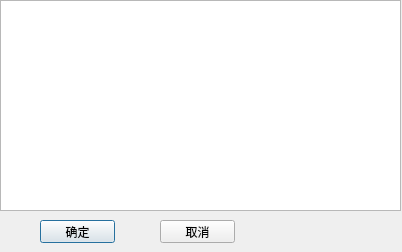
<?xml version="1.0" encoding="UTF-8"?>
<ui version="4.0">
 <class>Dialog</class>
 <widget class="QDialog" name="Dialog">
  <property name="geometry">
   <rect>
    <x>0</x>
    <y>0</y>
    <width>402</width>
    <height>252</height>
   </rect>
  </property>
  <property name="windowTitle">
   <string>Dialog</string>
  </property>
  <widget class="QPushButton" name="btn_confirm">
   <property name="geometry">
    <rect>
     <x>40</x>
     <y>220</y>
     <width>75</width>
     <height>23</height>
    </rect>
   </property>
   <property name="text">
    <string>确定</string>
   </property>
  </widget>
  <widget class="QPushButton" name="btn_cancel">
   <property name="geometry">
    <rect>
     <x>160</x>
     <y>220</y>
     <width>75</width>
     <height>23</height>
    </rect>
   </property>
   <property name="text">
    <string>取消</string>
   </property>
  </widget>
  <widget class="QListView" name="lv_data">
   <property name="geometry">
    <rect>
     <x>0</x>
     <y>0</y>
     <width>401</width>
     <height>211</height>
    </rect>
   </property>
  </widget>
 </widget>
 <resources/>
 <connections/>
</ui>
